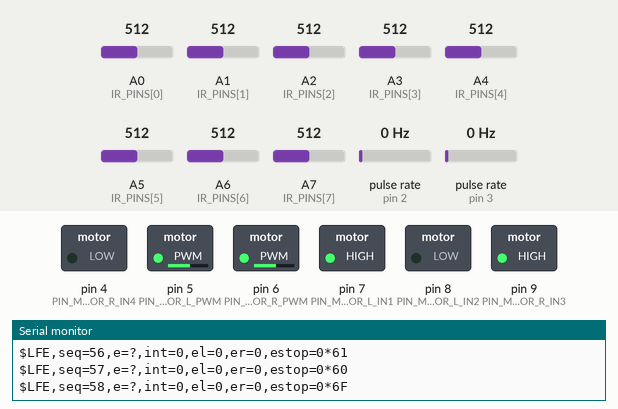
The sketch below on a simulated Arduino Nano, built with avr-gcc and run on an emulated ATmega328P. On the bench: switched loads named in the sketch (green lamp = pin HIGH), the last lines printed to the serial monitor. Wiring (inferred from the names in the program): 2 × pulse sensor: data pin 2 / data pin 3. Inputs (shaded band) come from the test bench; at power-on: A7 (IR_PINS[7]) = 512, A5 (IR_PINS[5]) = 512, A0 (IR_PINS[0]) = 512, A4 (IR_PINS[4]) = 512, A1 (IR_PINS[1]) = 512, A2 (IR_PINS[2]) = 512, A3 (IR_PINS[3]) = 512, A6 (IR_PINS[6]) = 512, pulse rate (sensors on pin 2, pin 3) 0 Hz.

Above: at 1.2 s.
1.3 s: A7 (IR_PINS[7]) set to 306
At 2.4 s:
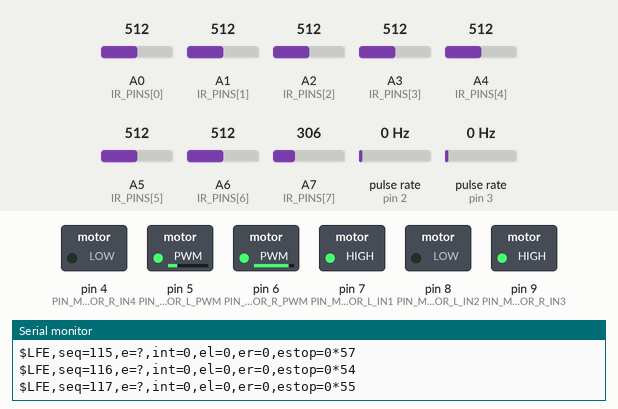
4.3 s: A5 (IR_PINS[5]) set to 716
At 4.7 s:
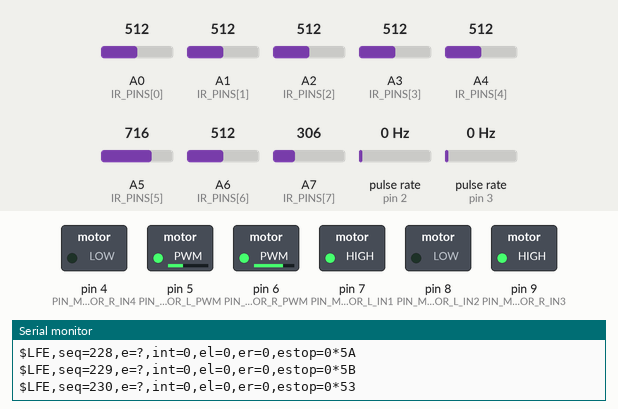
5.8 s: A0 (IR_PINS[0]) set to 992
At 7.0 s:
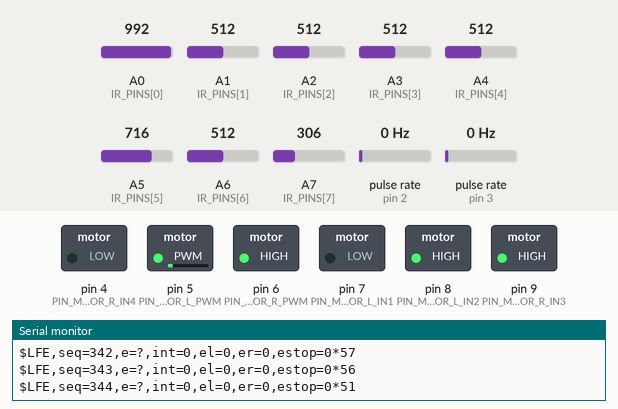
7.3 s: A4 (IR_PINS[4]) set to 716
At 8.2 s:
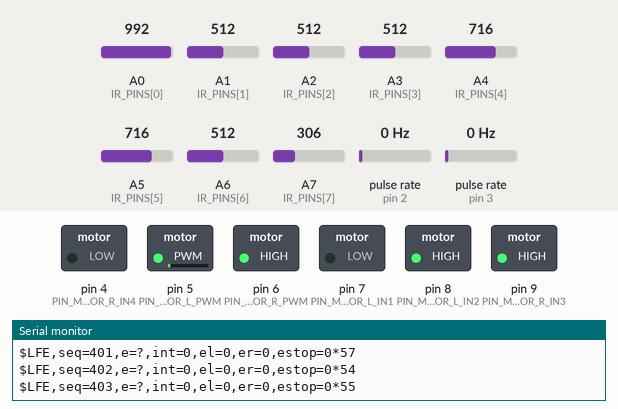
8.8 s: A1 (IR_PINS[1]) set to 30
At 9.3 s:
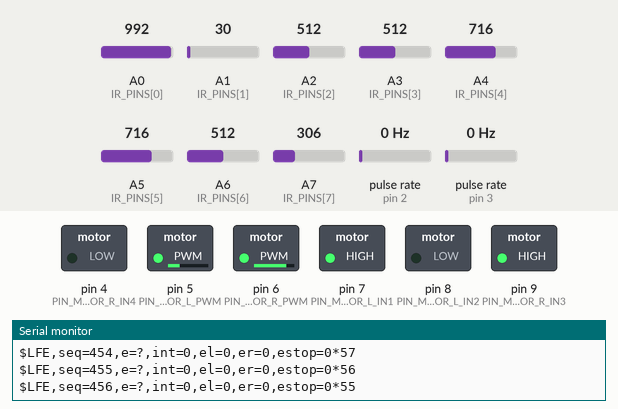
Timing chart, 0 to 20.6 s (numbered marks = the images above; inputs shaded):
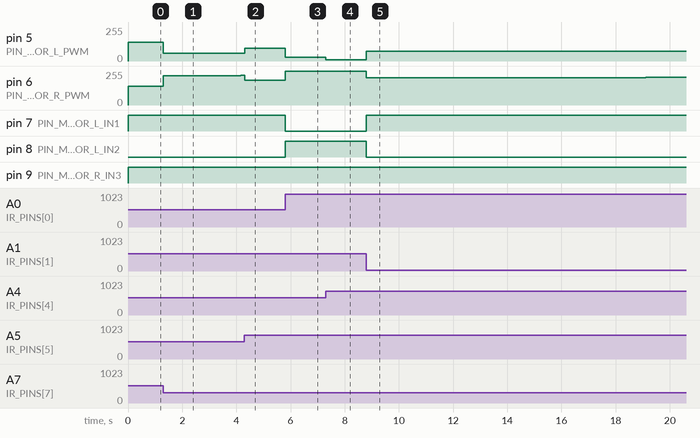

Measured:
- after the input at 1.3 s, pin 5 (PIN_MOTOR_L_PWM): 140/255 → 58/255 at once, → 57/255 2.9 s later; pin 6 (PIN_MOTOR_R_PWM): 139/255 → 221/255 at once, → 222/255 2.9 s later
- after the input at 4.3 s, pin 5 (PIN_MOTOR_L_PWM): 57/255 → 95/255 at once; pin 6 (PIN_MOTOR_R_PWM): 222/255 → 184/255 at once
- after the input at 5.8 s, pin 5 (PIN_MOTOR_L_PWM): 95/255 → 29/255 at once; pin 6 (PIN_MOTOR_R_PWM): 184/255 → 255/255 at once; pin 7 (PIN_MOTOR_L_IN1): HIGH → LOW at once; pin 8 (PIN_MOTOR_L_IN2): LOW → HIGH at once
- after the input at 7.3 s, pin 5 (PIN_MOTOR_L_PWM): 29/255 → 11/255 at once
- after the input at 8.8 s, pin 6 (PIN_MOTOR_R_PWM): 255/255 → 206/255 at once, → 207/255 10.3 s later; pin 7 (PIN_MOTOR_L_IN1): LOW → HIGH at once; pin 8 (PIN_MOTOR_L_IN2): HIGH → LOW at once

The sketch:

line_follower_controller.ino
```cpp
/* ==============================================================================
 * line_follower_controller.ino
 * Progressive Line Follower Evolution Embedded Firmware (V1 through V5 Support)
 *
 * Hardware Target: Arduino Uno / Nano / Mega / ESP32
 * Capabilities:
 * - 8-Channel Analog IR Reflectance Array (Pins A0..A7)
 * - Auto-Calibration & Normalization (EEPROM/RAM bounds)
 * - Microcontroller-Side Weighted Centroid Math: e = sum(w_i * I_i) / sum(I_i)
 * - Crossbar / Intersection Detection (active_sensors >= 6)
 * - Dual Quadrature Wheel Encoders on External Interrupts (Pins 2 & 3)
 * - L298N / TB6612 Dual H-Bridge PWM Motor Driving (Pins 5, 6, 7, 8, 9, 4)
 * - Closed-Loop Cascaded PID Speed & Heading Stabilization
 * - 50 Hz Streaming Serial Telemetry (NMEA-style frames)
 * - Real-Time Command Dispatch (ESTOP, CALIBRATE, SET_PID, SET_SPEED)
 * ============================================================================== */

#include <Arduino.h>

// Pin Mappings
const uint8_t IR_PINS[8] = {A0, A1, A2, A3, A4, A5, A6, A7};

// Motor Driver (L298N)
const uint8_t PIN_MOTOR_L_PWM = 5;  // ENA
const uint8_t PIN_MOTOR_L_IN1 = 7;
const uint8_t PIN_MOTOR_L_IN2 = 8;

const uint8_t PIN_MOTOR_R_PWM = 6;  // ENB
const uint8_t PIN_MOTOR_R_IN3 = 9;
const uint8_t PIN_MOTOR_R_IN4 = 4;

// Encoders (External Interrupts)
const uint8_t PIN_ENC_L = 2; // INT0
const uint8_t PIN_ENC_R = 3; // INT1

// Sensor Geometry: 8 sensors across 70mm bar (-35mm to +35mm)
const float SENSOR_WEIGHTS_M[8] = {
    -0.035f, -0.025f, -0.015f, -0.005f,
    +0.005f, +0.015f, +0.025f, +0.035f
};

// Calibration Boundaries
int g_calib_min[8] = {1023, 1023, 1023, 1023, 1023, 1023, 1023, 1023};
int g_calib_max[8] = {0, 0, 0, 0, 0, 0, 0, 0};
bool g_calibrated = false;

// Encoder Tick Counters
volatile long g_ticks_left = 0;
volatile long g_ticks_right = 0;

void isrEncoderLeft() {
    g_ticks_left++;
}

void isrEncoderRight() {
    g_ticks_right++;
}

// Control Parameters
float g_kp = 35.0f;
float g_kd = 2.5f;
float g_ki = 0.05f;

float g_base_speed_pwm = 140.0f; // 0..255 PWM
float g_last_error = 0.0f;
float g_integral_error = 0.0f;
uint32_t g_last_pid_time = 0;

// State Variables
volatile bool g_estop_active = false;
uint32_t g_telemetry_seq = 0;
uint32_t g_last_telemetry_tx = 0;

void setMotorSpeeds(int left_pwm, int right_pwm) {
    if (g_estop_active) {
        analogWrite(PIN_MOTOR_L_PWM, 0);
        analogWrite(PIN_MOTOR_R_PWM, 0);
        return;
    }

    // Left Motor Direction
    if (left_pwm >= 0) {
        digitalWrite(PIN_MOTOR_L_IN1, HIGH);
        digitalWrite(PIN_MOTOR_L_IN2, LOW);
    } else {
        digitalWrite(PIN_MOTOR_L_IN1, LOW);
        digitalWrite(PIN_MOTOR_L_IN2, HIGH);
        left_pwm = -left_pwm;
    }

    // Right Motor Direction
    if (right_pwm >= 0) {
        digitalWrite(PIN_MOTOR_R_IN3, HIGH);
        digitalWrite(PIN_MOTOR_R_IN4, LOW);
    } else {
        digitalWrite(PIN_MOTOR_R_IN3, LOW);
        digitalWrite(PIN_MOTOR_R_IN4, HIGH);
        right_pwm = -right_pwm;
    }

    analogWrite(PIN_MOTOR_L_PWM, constrain(left_pwm, 0, 255));
    analogWrite(PIN_MOTOR_R_PWM, constrain(right_pwm, 0, 255));
}

void calibrateSensors(uint16_t duration_ms) {
    uint32_t start = millis();
    while (millis() - start < duration_ms) {
        for (uint8_t i = 0; i < 8; i++) {
            int raw = analogRead(IR_PINS[i]);
            if (raw < g_calib_min[i]) g_calib_min[i] = raw;
            if (raw > g_calib_max[i]) g_calib_max[i] = raw;
        }
        delay(10);
    }
    g_calibrated = true;
    Serial.println("$ACK,CALIBRATION_COMPLETE");
}

uint8_t calculateChecksum(const char* payload) {
    uint8_t csum = 0;
    while (*payload) {
        csum ^= (uint8_t)(*payload++);
    }
    return csum;
}

void parseCommand(const String& cmd) {
    if (cmd.startsWith("$CMD,PING")) {
        Serial.println("$PONG,LFE_CONTROLLER_ALIVE");
    } else if (cmd.startsWith("$CMD,ESTOP")) {
        g_estop_active = true;
        setMotorSpeeds(0, 0);
        Serial.println("$ACK,ESTOP_ENGAGED");
    } else if (cmd.startsWith("$CMD,RESUME")) {
        g_estop_active = false;
        Serial.println("$ACK,NORMAL_OPERATION_RESUMED");
    } else if (cmd.startsWith("$CMD,CALIBRATE")) {
        calibrateSensors(3000);
    } else if (cmd.startsWith("$CMD,SET_PID,")) {
        // Format: $CMD,SET_PID,kp,kd,ki
        int idx1 = cmd.indexOf(',', 13);
        int idx2 = cmd.indexOf(',', idx1 + 1);
        if (idx1 > 0 && idx2 > 0) {
            g_kp = cmd.substring(13, idx1).toFloat();
            g_kd = cmd.substring(idx1 + 1, idx2).toFloat();
            g_ki = cmd.substring(idx2 + 1).toFloat();
            Serial.print("$ACK,PID_UPDATED,");
            Serial.print(g_kp); Serial.print(",");
            Serial.print(g_kd); Serial.print(",");
            Serial.println(g_ki);
        }
    }
}

void setup() {
    Serial.begin(115200);

    // Motor Pins
    pinMode(PIN_MOTOR_L_PWM, OUTPUT);
    pinMode(PIN_MOTOR_L_IN1, OUTPUT);
    pinMode(PIN_MOTOR_L_IN2, OUTPUT);

    pinMode(PIN_MOTOR_R_PWM, OUTPUT);
    pinMode(PIN_MOTOR_R_IN3, OUTPUT);
    pinMode(PIN_MOTOR_R_IN4, OUTPUT);

    // Encoders
    pinMode(PIN_ENC_L, INPUT_PULLUP);
    pinMode(PIN_ENC_R, INPUT_PULLUP);
    attachInterrupt(digitalPinToInterrupt(PIN_ENC_L), isrEncoderLeft, RISING);
    attachInterrupt(digitalPinToInterrupt(PIN_ENC_R), isrEncoderRight, RISING);

    // Default calibration fallback (0 to 1023)
    for (uint8_t i = 0; i < 8; i++) {
        g_calib_min[i] = 100;
        g_calib_max[i] = 900;
    }

    Serial.println("$BOOT,LFE_CONTROLLER_INITIALIZED,FW_V1.0.0");
}

void loop() {
    uint32_t now = millis();

    // Process serial incoming commands
    while (Serial.available() > 0) {
        String line = Serial.readStringUntil('\n');
        line.trim();
        if (line.length() > 0) {
            parseCommand(line);
        }
    }

    // 1. Read & Normalize 8 IR Sensors
    float normalized[8];
    float sum_intensity = 0.0f;
    float sum_weighted = 0.0f;
    uint8_t active_count = 0;

    for (uint8_t i = 0; i < 8; i++) {
        int raw = analogRead(IR_PINS[i]);
        float norm = (float)(raw - g_calib_min[i]) / (float)(g_calib_max[i] - g_calib_min[i] + 1);
        norm = constrain(norm, 0.0f, 1.0f);
        normalized[i] = norm;
        sum_intensity += norm;
        sum_weighted += SENSOR_WEIGHTS_M[i] * norm;
        if (norm > 0.6f) active_count++;
    }

    // 2. Weighted Centroid Calculation
    float error_m = 0.0f;
    if (sum_intensity > 0.1f) {
        error_m = sum_weighted / sum_intensity;
    }

    bool intersection = (active_count >= 6);

    // 3. Closed-Loop PID Steering Controller (50 Hz)
    float dt = (now - g_last_pid_time) * 0.001f;
    if (dt <= 0.0f) dt = 0.02f;
    g_last_pid_time = now;

    float d_error = (error_m - g_last_error) / dt;
    g_integral_error = constrain(g_integral_error + error_m * dt, -0.05f, 0.05f);

    float steering = -(g_kp * error_m + g_kd * d_error + g_ki * g_integral_error);
    g_last_error = error_m;

    int left_pwm = (int)(g_base_speed_pwm - steering * 1000.0f);
    int right_pwm = (int)(g_base_speed_pwm + steering * 1000.0f);

    setMotorSpeeds(left_pwm, right_pwm);

    // 4. Periodic 50 Hz Telemetry Output
    if (now - g_last_telemetry_tx >= 20) {
        g_last_telemetry_tx = now;
        g_telemetry_seq++;

        char payload[128];
        snprintf(payload, sizeof(payload),
            "LFE,seq=%lu,e=%.4f,int=%d,el=%ld,er=%ld,estop=%d",
            (unsigned long)g_telemetry_seq, error_m, intersection ? 1 : 0,
            g_ticks_left, g_ticks_right, g_estop_active ? 1 : 0
        );

        uint8_t csum = calculateChecksum(payload);
        Serial.print("$");
        Serial.print(payload);
        Serial.print("*");
        if (csum < 16) Serial.print("0");
        Serial.println(csum, HEX);
    }
}
```
